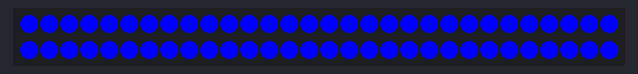
A sketch run on a simulated Arduino Nano, built with avr-gcc and run on an emulated ATmega328P. Parts: 60 RGB LEDs in strip order, left to right, continuing on the next row.

Above: at 0.1 s.
At 1.1 s:
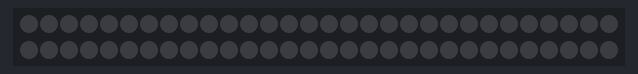

Measured:
- what the display in image 1 shows lasts 1.0 s, from 1.0 s to 2.0 s

The sketch:

ApaTest.ino
```cpp
/****
 * A simple blink test for the whole APA102 strip
 *
 * This tutorial uses the popular and well-respected FastLED library. When evaluating the various
 * addressable LED strips, the FastLED devs said: "I'd recommend [the APA102 strips] over just about anything else at
 * this point." They have a fast data rate, high refresh rate. Note that Adafruit sells these as DotStars.
 * See: https://github.com/FastLED/FastLED/wiki/Chipset-reference
 *
 * See:
 *  - https://learn.sparkfun.com/tutorials/apa102-addressable-led-hookup-guide/all
 *  - https://github.com/FastLED/FastLED/wiki/Basic-usage
 *  - https://github.com/FastLED/FastLED/blob/master/examples/Blink/Blink.ino
 *
 * All of the FastLED examples are here:
 * https://github.com/FastLED/FastLED/tree/master/examples
 *
 * ---Engineering Log---
 * Jan 7, 2023: I got this to work on an Arduino Nano 33 IOT both with an external 5V supply as
 * as well as simply using the 3.3V Nano output. It's noticeably brighter with the external
 * 5V supply. In both cases, I had a 470 uF cap on the GND + PWR.
 *
 * By Jon E. Froehlich
 * @jonfroehlich
 * https://makeabilitylab.github.io/physcomp/
 */

#include <FastLED.h>  // https://github.com/FastLED/FastLED

#define NUM_LEDS_IN_APASTRIP 60  // 1m strip has 60 RGB leds
#define APA102_DATA_PIN 6 // D6
#define APA102_CLOCK_PIN 10 // D10

CRGB _leds[NUM_LEDS_IN_APASTRIP];

void setup() {
  // You specify which type of addressable RGB strip we're using (APA102 vs. NEOPIXEL, for example)
  // and then other attributes like DATA_PIN, CLOCK_PIN, etc.
  // For example: FastLED.addLeds<APA102, DATA_PIN, CLOCK_PIN, RGB, DATA_RATE_MHZ(12)>(leds, NUM_LEDS);
  // I've found that our strip from Sparkfun is BGR
  FastLED.addLeds<APA102, APA102_DATA_PIN, APA102_CLOCK_PIN, BGR>(_leds, NUM_LEDS_IN_APASTRIP);
}

void loop() {
  setColor(CRGB::Blue);
  FastLED.show();
  delay(1000);

  setColor(CRGB::Black);
  FastLED.show();
  delay(1000);

}

void setColor(const CRGB &color) {
  for (int i = 0; i < NUM_LEDS_IN_APASTRIP; i++) {
    _leds[i] = color;
  }
}
```
